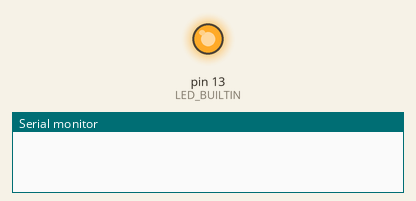
Simulated run of this sketch. Board: Arduino Uno, built with avr-gcc and run on an emulated ATmega328P. Shown: output pins drawn as LEDs (lit = HIGH), the last lines printed to the serial monitor.

Above: at 0.5 s.
At 5.0 s:
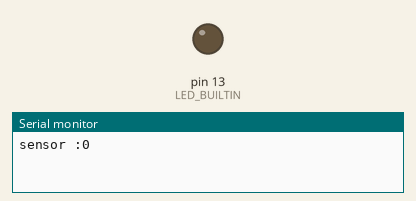
Timing chart, 0 to 7.0 s (numbered marks = the images above):
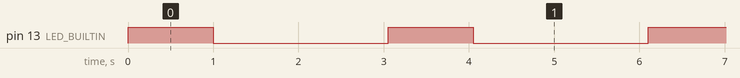

The sketch:

BasicSensor.ino
```cpp
long pulse1;
const int pwPin1 = 1; //the pin the distance sensor is routed to.

void setup() {
  // put your setup code here, to run once:
  //initialise the inputs and outputs.
  pinMode(LED_BUILTIN, OUTPUT);
  pinMode(pwPin1, INPUT);

  Serial.begin(9600); //open the serial port
}

void loop() {
  // put your main code here, to run repeatedly:
  digitalWrite(LED_BUILTIN, HIGH);   // turn the LED on (HIGH is the voltage level)
  delay(1000);                       // wait for a second
  digitalWrite(LED_BUILTIN, LOW);    // turn the LED off by making the voltage LOW
  delay(1000);                       // wait for a second


  //check if the sensor is working
  pulse1 = pulseIn(pwPin1, HIGH); //get input from the sensor.
  Serial.print("sensor :");
  Serial.println(pulse1);

  delay(50); //arbitary delay to control influx of data
}
```

Measured:
- by itself, pin 13 (LED_BUILTIN): alternates HIGH for 1.0 s and LOW for 2.1 s
